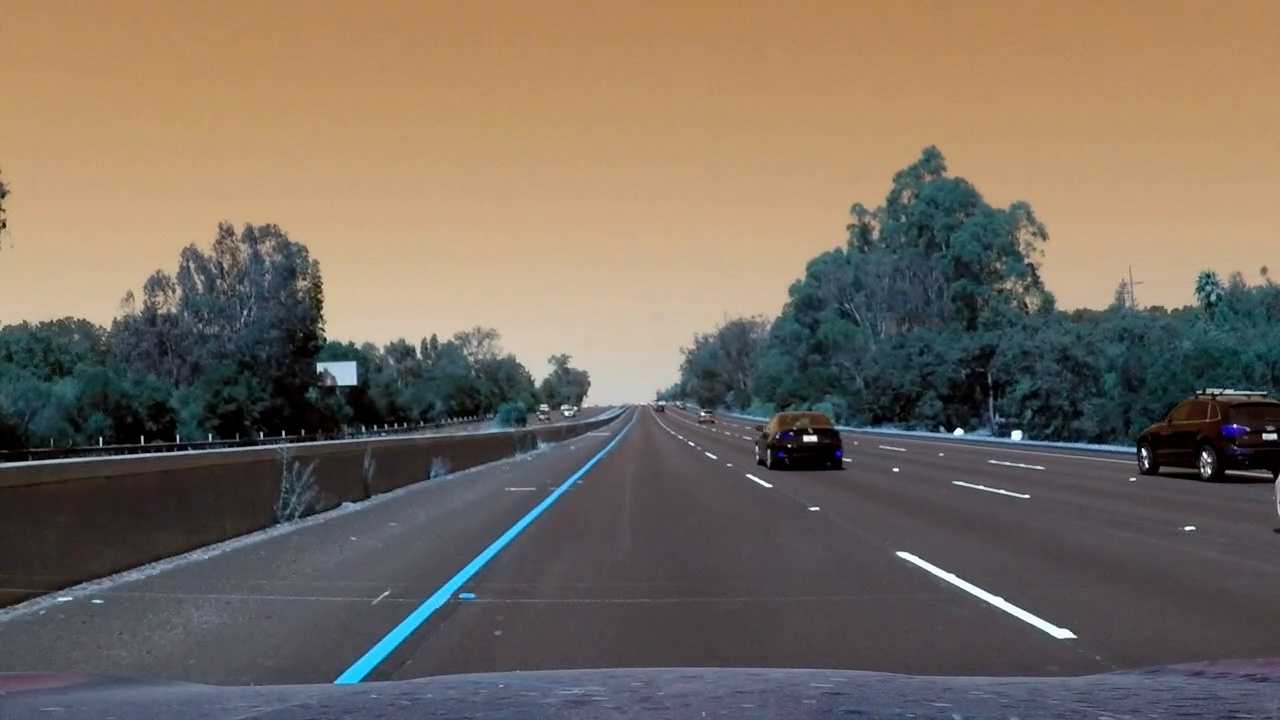
#> input picture 101.jpg, 1280 x 720 px
$ python -i Line.py   (imports and definitions only)   (older library calls are emulated)
#> lines starting #> are read from the running program, lines starting #| are printed output that depends on the picture; after the words box and inside, x2 and y2 are one past the last pixel; in counts of white or black regions, pixels touching at a corner belong together
import numpy as np
import cv2
import glob
import matplotlib.pyplot as plt
from tqdm import tqdm
from Line import *
import random

# Define a class to receive the characteristics of each line detection
class Line():
    # [163 lines left out: functions __init__, calculate_camera_distortion, calculate_perspective_transform, cal_undistort, abs_sobel_thresh, mag_thresh and 3 more, not called in this run]

def color_filters(img):
    img = hls_select(img, s_thresh=(90, 255), l_thresh=(40,255), h_thresh=(0,360))
    return img

def histogram_lanes(img):
    histogram = np.sum(img[img.shape[0]//2:,:], axis=0)
    plt.plot(histogram)

# [178 lines left out: functions find_lanes, preprocess, process_image, not called in this run]

>>> import cv2
>>> picture = cv2.imread('101.jpg')
#> picture is the input picture: shape (720, 1280, 3); mean B, G, R 95.4, 107.5, 119.6
>>> result = gradient_threshold(picture)
#> in gradient_threshold, `gradx = abs_sobel_thresh(img, orient='x', sobel_kernel=ksize, thresh=(..`:
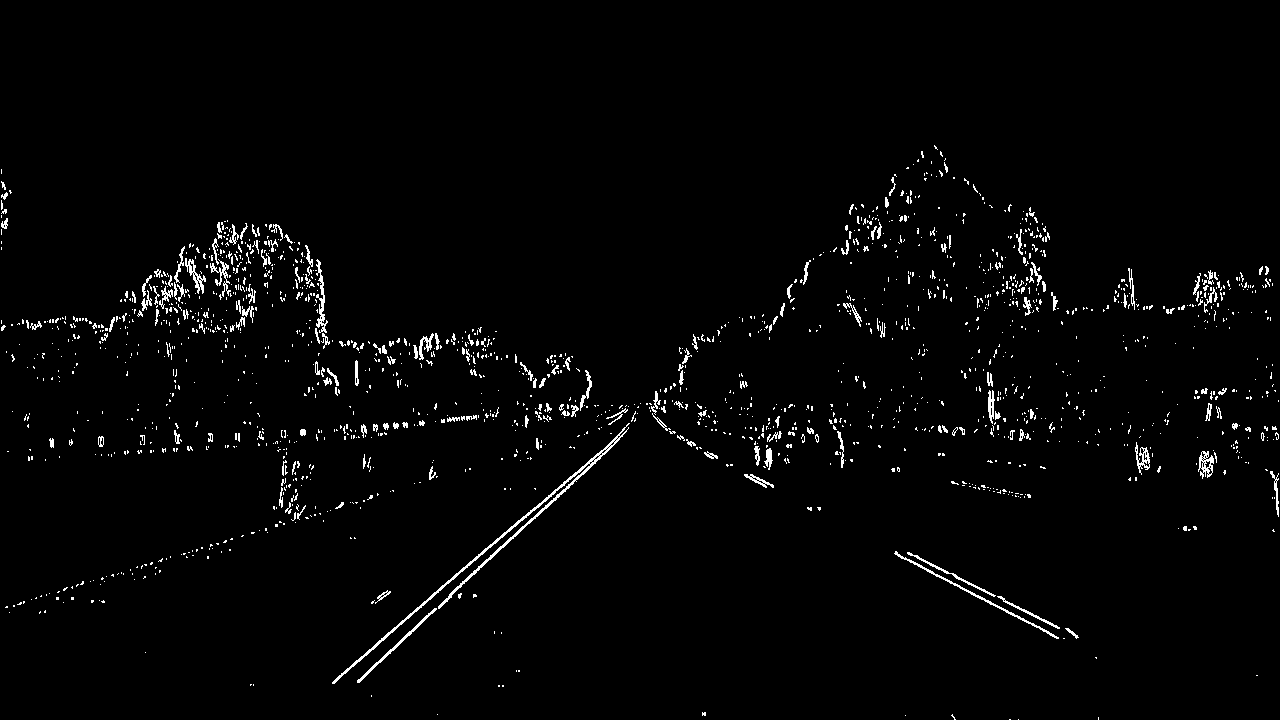
#> gradx: shape (720, 1280); values 0 (black) and 1 (white), 2% white in thin lines or dots, all inside (x1, y1, x2, y2) = (1, 145, 1279, 720)
#> in gradient_threshold, `grady = abs_sobel_thresh(img, orient='y', sobel_kernel=ksize, thresh=(..`: grady: shape (720, 1280); values 0 (black) and 1 (white), 3.9% white in thin lines or dots, all inside (x1, y1, x2, y2) = (0, 144, 1280, 719)
#> in gradient_threshold, `mag_binary = mag_thresh(img, sobel_kernel=ksize, mag_thresh=(45, 255))`: mag_binary: shape (720, 1280); values 0 (black) and 1 (white), 2.8% white in thin lines or dots, all inside (x1, y1, x2, y2) = (0, 145, 1280, 720)
#> in dir_threshold, `direction = np.arctan2(abs_sobely, abs_sobelx)`:
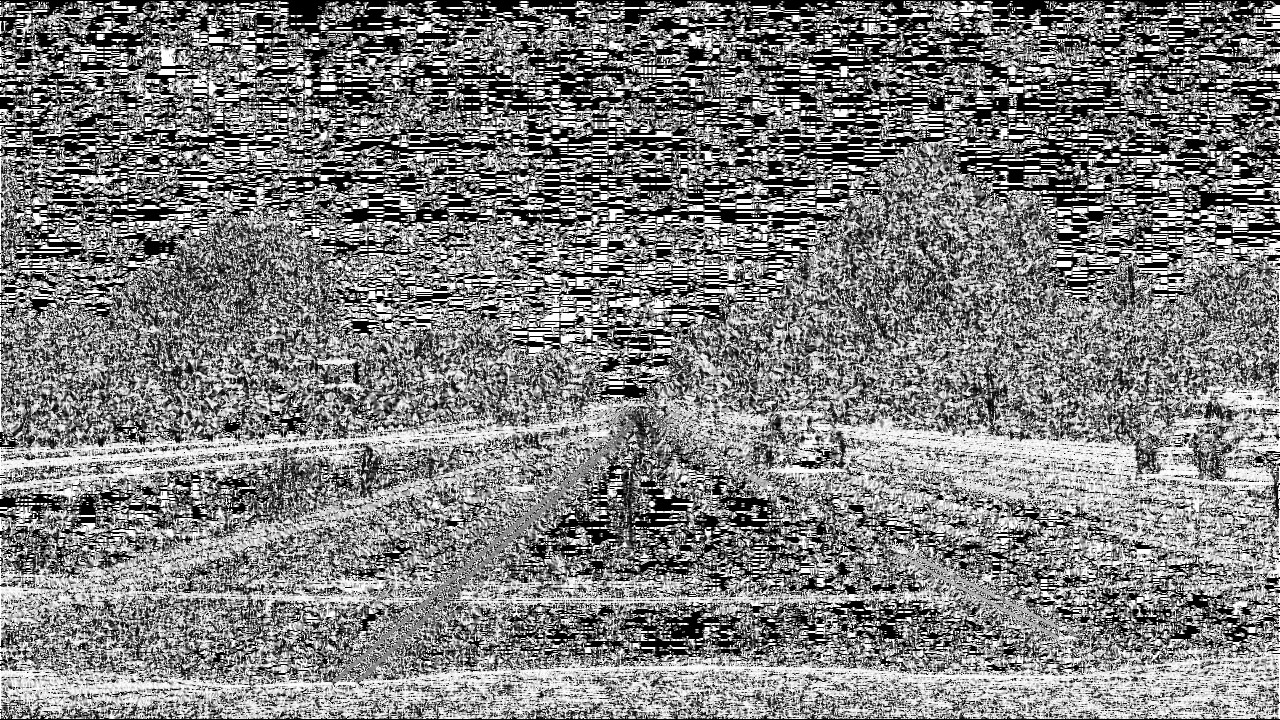
#> direction: shape (720, 1280) float64; min 0, max 1.57, mean 0.783; drawn with min black and max white
#> in gradient_threshold, `dir_binary = dir_threshold(img, sobel_kernel=ksize, thresh=(-1.3, 1.3))`:
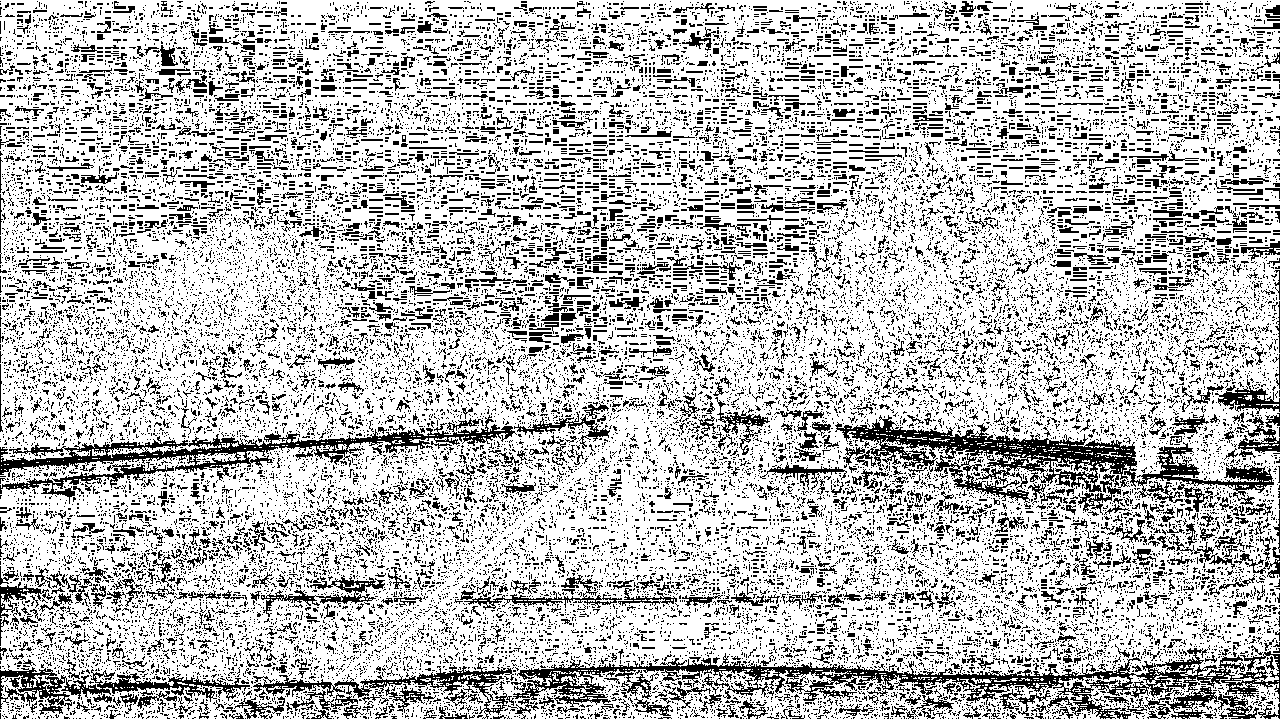
#> dir_binary: shape (720, 1280) float64; values 0 (black) and 1 (white), 74.4% white; black in thin lines or dots
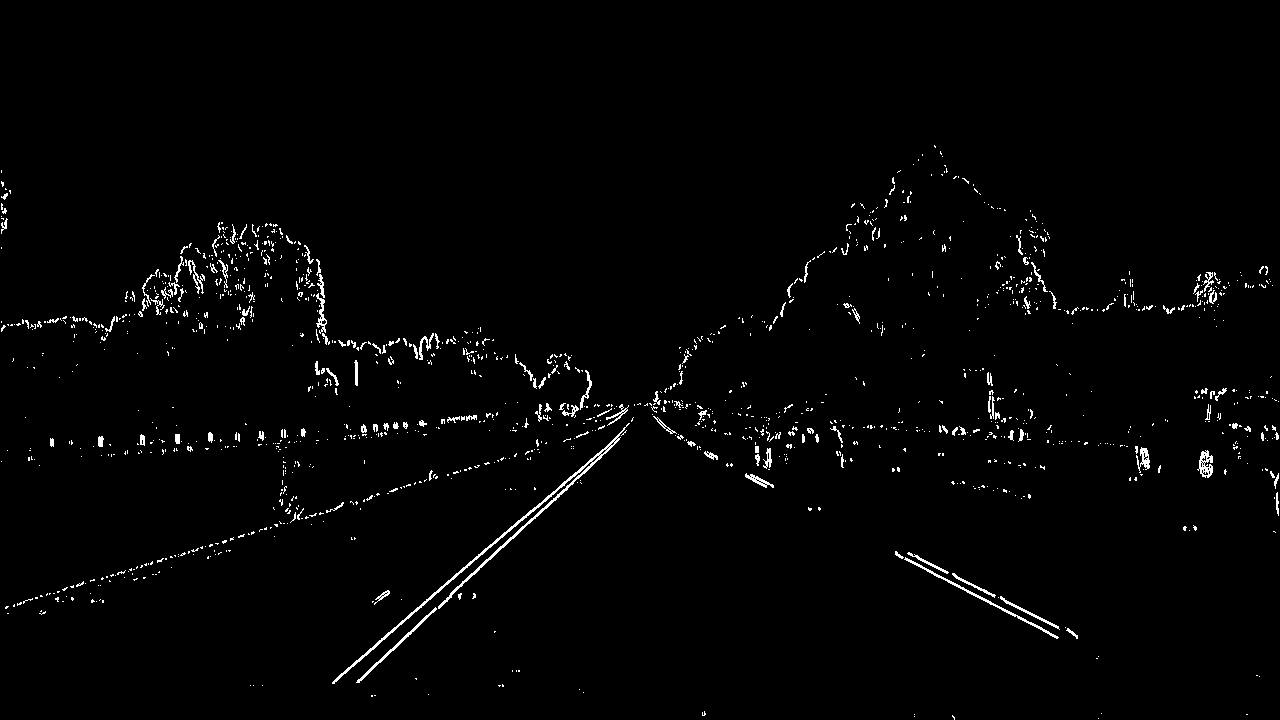
#> result: shape (720, 1280) float64; values 0 (black) and 1 (white), 1.6% white in thin lines or dots, all inside (x1, y1, x2, y2) = (1, 145, 1279, 720)
